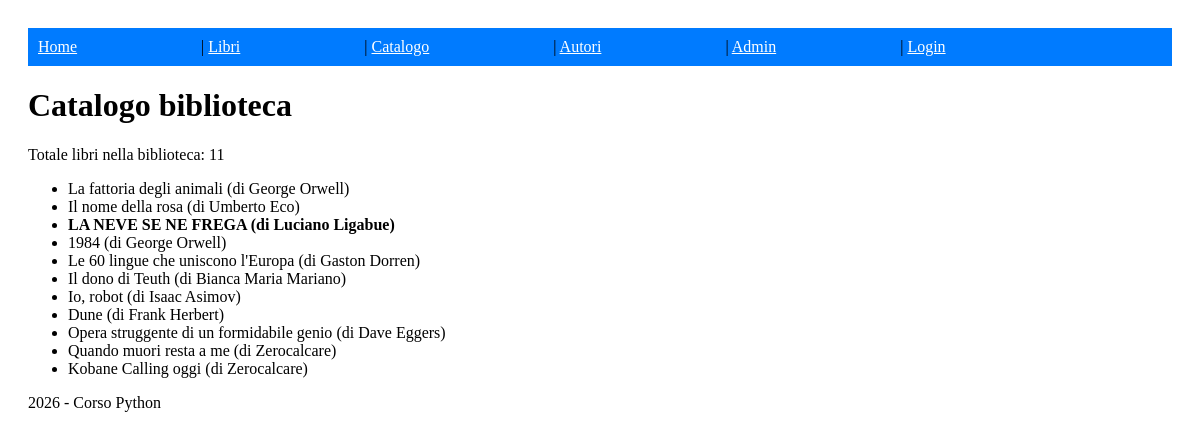
Screenshot of /catalogo/ with the database file from the repository.
### biblioteca/models.py (models this page shows, shortened)
class Libro(models.Model):
    titolo = models.CharField(max_length=200)
    autore = models.CharField(max_length=100)
    anno = models.PositiveIntegerField()
    genere = models.CharField(max_length=100, null=True, blank=True)
    lingua_og = models.CharField(max_length=50, null=True, blank=True)

### biblioteca/views.py (the view)
# urls.py: path('catalogo/', views.catalogo, name='catalogo'),
def catalogo(request):
    libri = Libro.objects.all()
    return render(request, 'biblioteca/catalogo.html', {
        'libri': libri,
        'totalelibri': len(libri)
    })

### biblioteca/templates/biblioteca/catalogo.html
{% extends 'base.html' %}
{% block content %}
<h1>Catalogo biblioteca</h1>
<p>Totale libri nella biblioteca: {{ totalelibri }}</p>
<ul>
     {% for libro in libri %}
        {% if libro.autore == 'Luciano Ligabue' %}
        <li><strong>{{ libro.titolo | upper }} (di {{ libro.autore }})</strong></li>
        {% else %}
            <li>{{ libro.titolo }} (di {{ libro.autore }})</li>
        {% endif %}
    {% endfor %}
</ul>
{% endblock %}

### static/css/style.css (style rules this page uses)
body { font-family: Cambria, Cochin, Georgia, Times, 'Times New Roman', serif; padding: 20px; }

### rows the page displays
Libro: titolo "La fattoria degli animali", autore "George Orwell"
Libro: titolo "Il nome della rosa", autore "Umberto Eco"
Libro: titolo "LA NEVE SE NE FREGA", autore "Luciano Ligabue"
Libro: titolo "1984", autore "George Orwell"
Libro: titolo "Le 60 lingue che uniscono l'Europa", autore "Gaston Dorren"
Libro: titolo "Il dono di Teuth", autore "Bianca Maria Mariano"
Libro: titolo "Io, robot", autore "Isaac Asimov"
Libro: titolo "Dune", autore "Frank Herbert"
Libro: titolo "Opera struggente di un formidabile genio", autore "Dave Eggers"
Libro: titolo "Quando muori resta a me", autore "Zerocalcare"
Libro: titolo "Kobane Calling oggi", autore "Zerocalcare"

### other values shown
{{ totalelibri }} "11"
